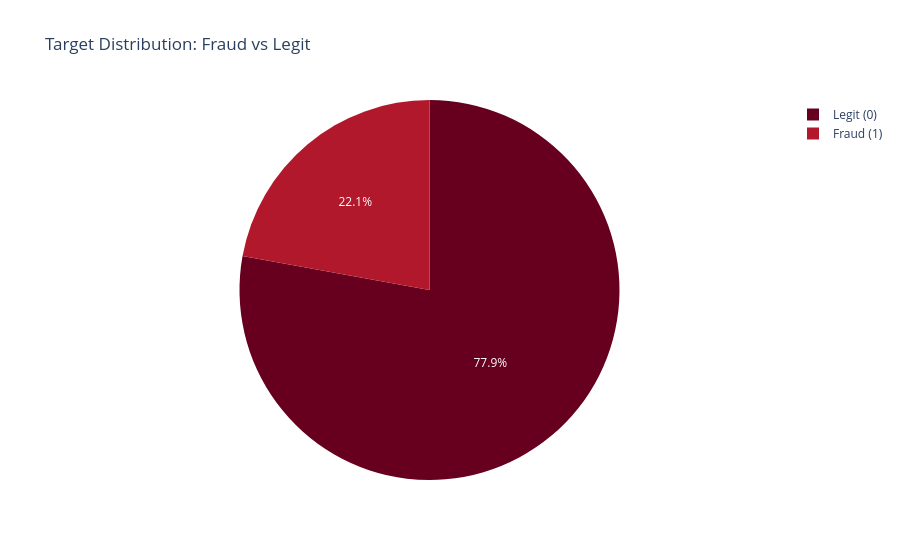

The code cell stored with this chart in its notebook:
### Code cell
fig = px.pie(
    values=df['FLAG'].value_counts().values,
    names=['Legit (0)', 'Fraud (1)'],
    title='Target Distribution: Fraud vs Legit',
    color_discrete_sequence=px.colors.sequential.RdBu
)
fig.show()

### Figure 1 — Plotly figure (JSON) as saved in the notebook; plotly's stock layout.template omitted (floating-point values rounded to 4 significant figures)
{"data": [{"domain": {"x": [0, 1], "y": [0, 1]}, "hovertemplate": "label=%{label}<br>value=%{value}<extra></extra>", "labels": ["Legit (0)", "Fraud (1)"], "legendgroup": "", "name": "", "showlegend": true, "type": "pie", "values": [7662, 2179]}], "layout": {"legend": {"tracegroupgap": 0}, "piecolorway": ["rgb(103,0,31)", "rgb(178,24,43)", "rgb(214,96,77)", "rgb(244,165,130)", "rgb(253,219,199)", "rgb(247,247,247)", "rgb(209,229,240)", "rgb(146,197,222)", "rgb(67,147,195)", "rgb(33,102,172)", "rgb(5,48,97)"], "title": {"text": "Target Distribution: Fraud vs Legit"}}}
